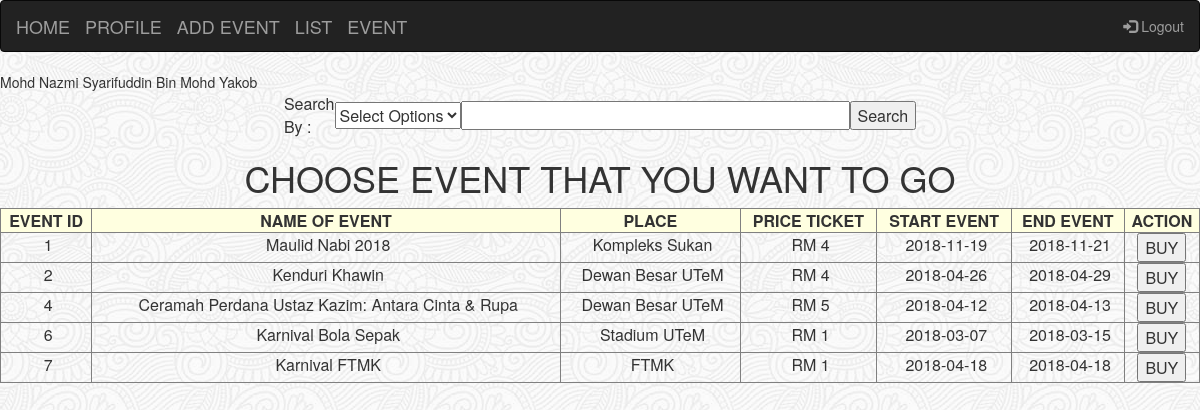
/user_buy.php (signed in), run on the app's committed database.
### tables this page shows
CREATE TABLE `event` (
  `EventId` int(3) NOT NULL,
  `Name` varchar(60) NOT NULL,
  `Place` varchar(30) NOT NULL,
  `Price_Ticket` bigint(10) NOT NULL,
  `Latest_Ticket` bigint(10) NOT NULL,
  `Start_Date` date NOT NULL,
  `End_Date` date NOT NULL,
  `status` varchar(100) NOT NULL DEFAULT 'pending'
);

### user_buy.php (the view, shortened to what this page needs)
<html>
<head>
<link rel="stylesheet" href="index.css" type="text/css">
<link rel="stylesheet" href="http://maxcdn.bootstrapcdn.com/bootstrap/3.3.6/css/bootstrap.min.css">
    <?php
      $username = $_COOKIE['username'];
    ?>
</head>
<body>
  <div id="wrapper">
  <nav class="navbar navbar-inverse">
    <div class="container-fluid">
      <div class="navbar-header">
        <a class="navbar-brand" href="user.php">HOME</a>
        <a class="navbar-brand" href="profile_user.php">PROFILE</a>
        <a class="navbar-brand" href="addEvent_user.php">ADD EVENT</a>
        <a class="navbar-brand" href="user_event.php">LIST</a>
        <a class="navbar-brand" href="user_buy.php">EVENT</a>
      </div>
      <ul class="nav navbar-nav navbar-right">
        <li><a href ="logout.php"><span class="glyphicon glyphicon-log-in"></span> Logout</a></li>
      </ul>
    </div>
  </nav>
      <?php
        $sql = mysql_query("SELECT * FROM login WHERE username='$username'");
        $row=mysql_fetch_array($sql);
        $fullname = $row['fullname'];
        echo "$fullname";
      ?>
      <center>
        <form action="user_buy_search.php" method="post">
        <table width="606" height="46" border="0">
          <tr>
            <td width="95">Search By :</td>
            <td width="107"><select name="searchtype" required="required" >
              <option value="">Select Options</option>
            </select></td>
            <td width="398"><input type="text" name="search_data" size="40"  required="required" /></td>
             <td width="115"><input class="login" type="submit" name="search" value="Search"/></td>
          </tr>
        </table>
        </form>
      </center>
    <?php
      $query1=mysql_query("SELECT * FROM event ");
      echo "<p><center><h1> CHOOSE EVENT THAT YOU WANT TO GO</h1></center><p>
      <table border='1' text-align='center' width='100%'>
      <tr bgcolor='lightyellow'>
        <th><center> EVENT ID </center></th>
        <th><center> NAME OF EVENT </center></th>
        <th><center> PLACE </center></th>
        <th><center> PRICE TICKET </center></th>
        <th><center> START EVENT </center></th>
        <th><center> END EVENT </center></th>
        <th><center> ACTION </center></th>
      </tr>
      </div></div>";
      while($query2=mysql_fetch_array($query1))
      {
        echo "<form action='user_buy2.php' method='post'>";
        echo"<tr height='30px'>";
        echo "<td align='center' valign='top'>&nbsp;" . $query2['EventId'] . "</td>";
        echo "<td align='center' valign='top'>&nbsp;" . $query2['Name'] . "</td>";
        echo "<td align='center' valign='top'>&nbsp;" . $query2['Place'] . "</td>";
        echo "<td align='center' valign='top'>&nbsp;RM " . $query2['Price_Ticket'] . "</td>";
        echo "<td align='center' valign='top'>&nbsp;" . $query2['Start_Date'] . "</td>";
        echo "<td align='center' valign='top'>&nbsp;" . $query2['End_Date'] . "</td>";
        echo "<td align='center'>
        <button type='submit' span='2' >BUY</button></form>";
      }
    ?>
</body>
</html>

### index.css (style rules this page uses)
#wrapper { margin: auto; width: 100%; }
li { float: left; }

### user_buy.php (style rules this page uses)
body { background-image:url("image/home2.png"); }

### data on the page
event: EventId "1", Name "Maulid Nabi 2018", Place "Kompleks Sukan", Price_Ticket "4", Start_Date "2018-11-19", End_Date "2018-11-21"
event: EventId "2", Name "Kenduri Khawin", Place "Dewan Besar UTeM", Price_Ticket "4", Start_Date "2018-04-26", End_Date "2018-04-29"
event: EventId "4", Name "Ceramah Perdana Ustaz Kazim: Antara Cinta & Rupa", Place "Dewan Besar UTeM", Price_Ticket "5", Start_Date "2018-04-12", End_Date "2018-04-13"
event: EventId "6", Name "Karnival Bola Sepak", Place "Stadium UTeM", Price_Ticket "1", Start_Date "2018-03-07", End_Date "2018-03-15"
event: EventId "7", Name "Karnival FTMK", Place "FTMK", Price_Ticket "1", Start_Date "2018-04-18", End_Date "2018-04-18"

### other printed values
$fullname "Mohd Nazmi Syarifuddin Bin Mohd Yakob"
